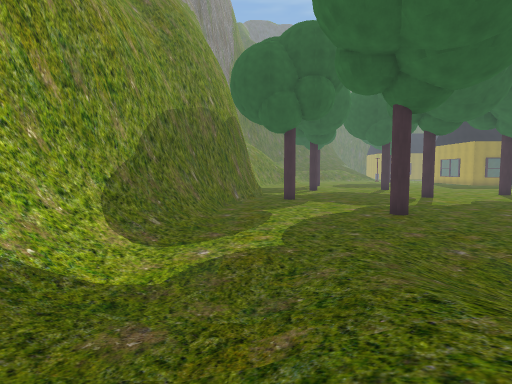
View 1 (above)

24 first-person views from a walk through a 3-D level made in the Unity game engine. The camera is 1.3 m above the floor, tilts 4° down and sees 80° across. The floor is counted in squares, 2 m on a side. Each view is taken from the middle of a square. On the plan, view 1 faces up. The plan holds only what a view shows up to about 10 squares ahead; the rest is blank. The place goes on beyond the plan. Some surface patterns are stand-ins.

View 2
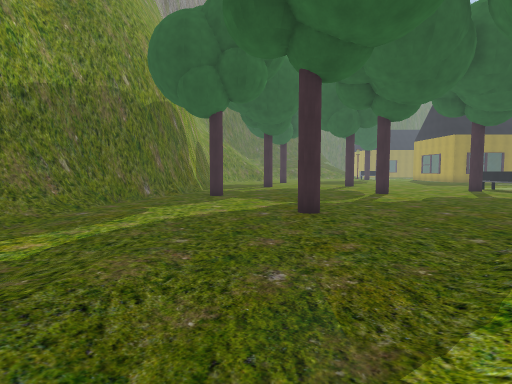

View 3
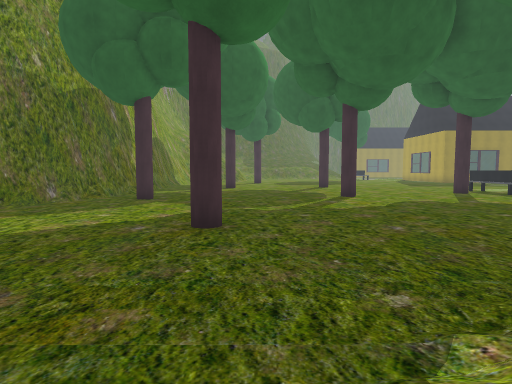

View 4
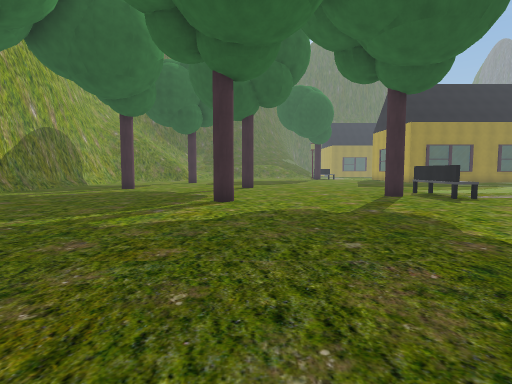

View 5
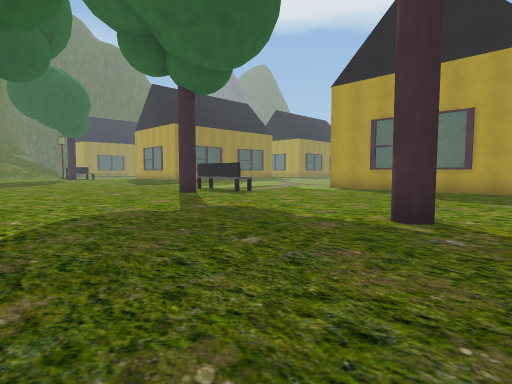

View 6
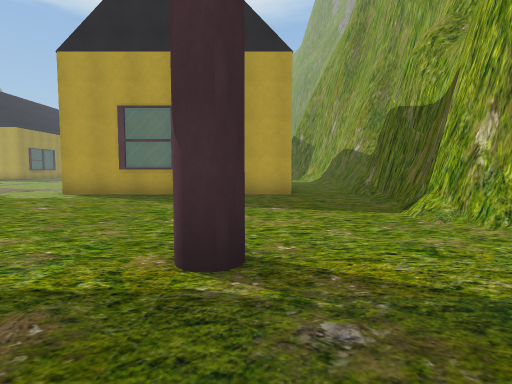

View 7
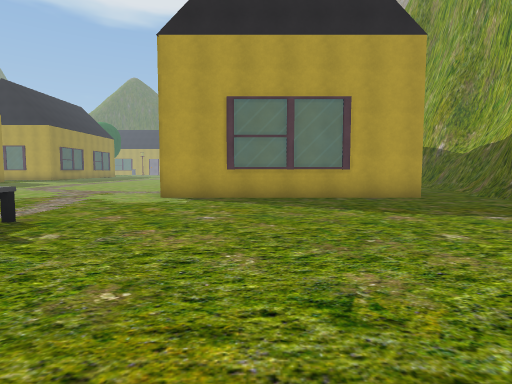

View 8
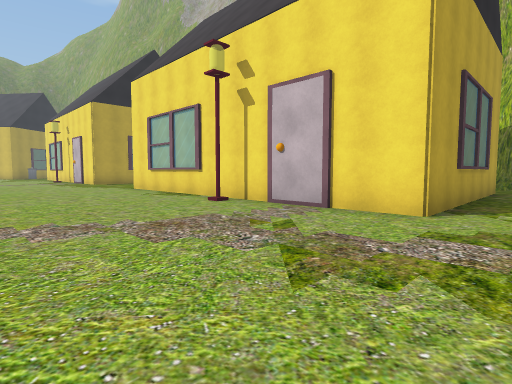

View 9
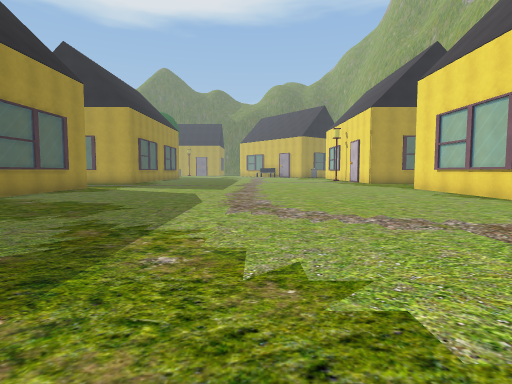

View 10
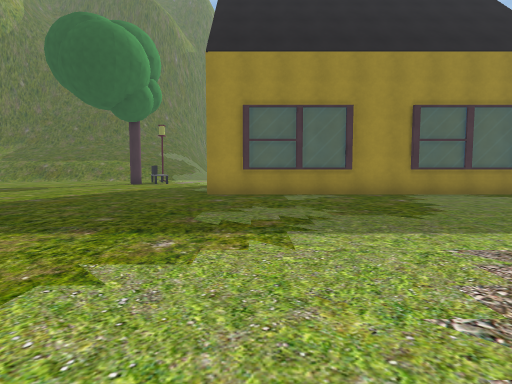

View 11
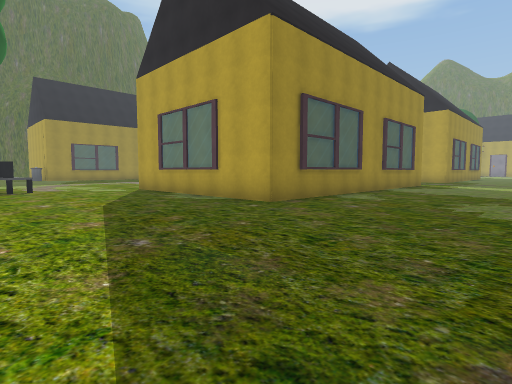

View 12
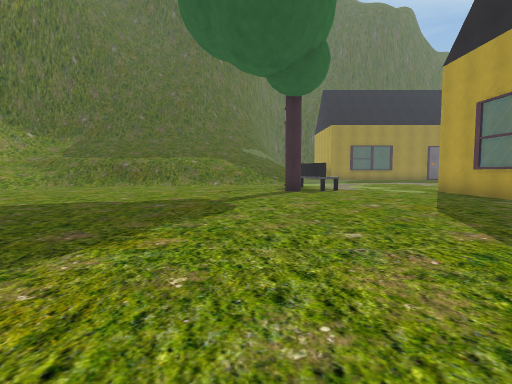

View 13
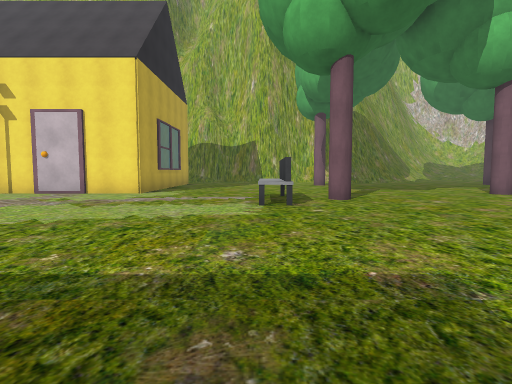

View 14
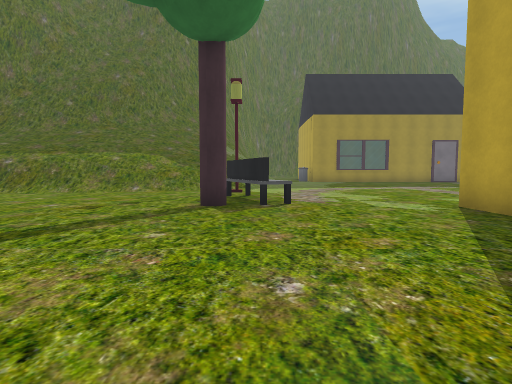

View 15
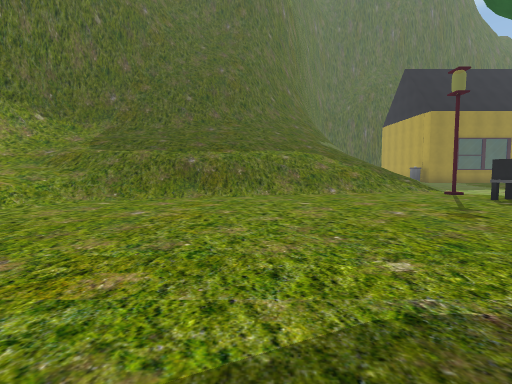

View 16
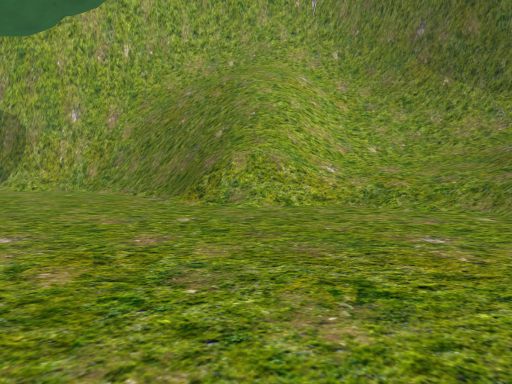

View 17
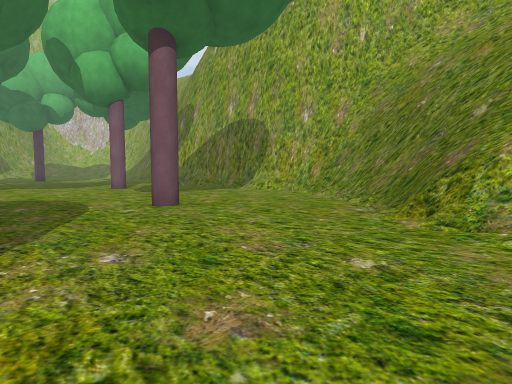

View 18
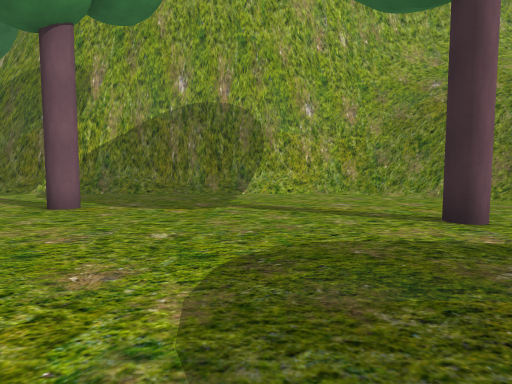

View 19
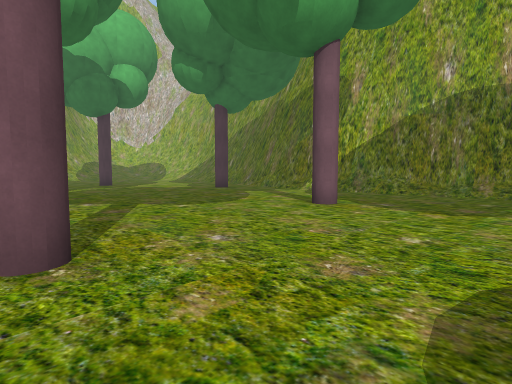

View 20
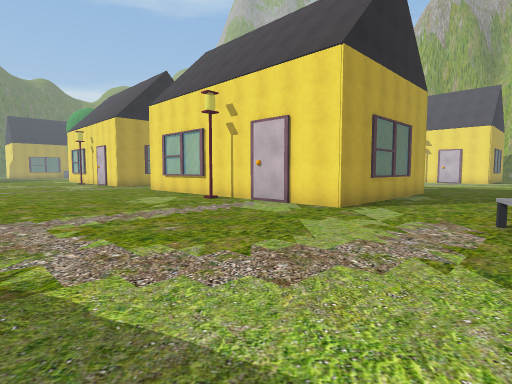

View 21
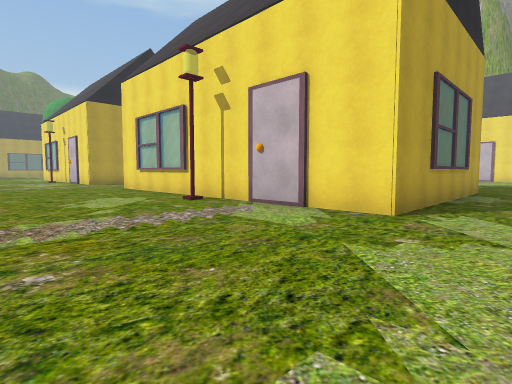

View 22
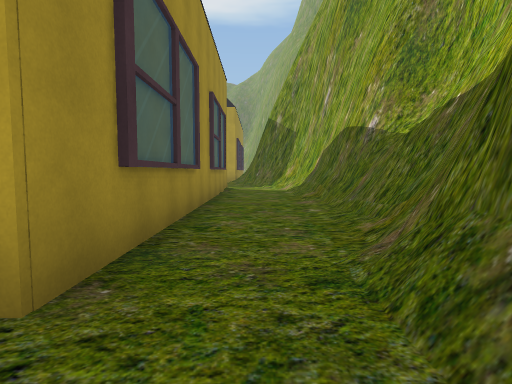

View 23
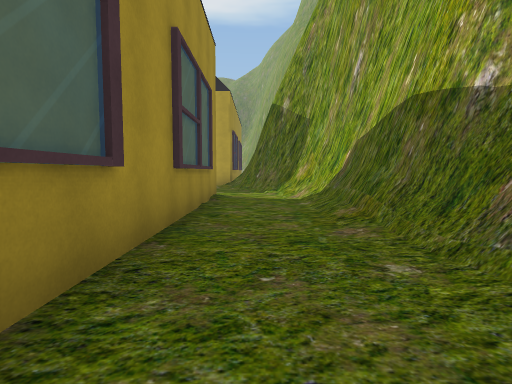

View 24
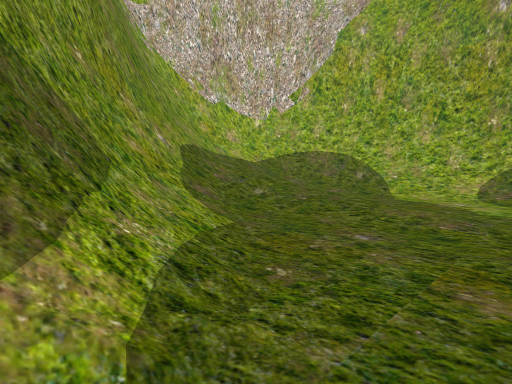

### Floor plan
Key: @ floor where view 1 was taken; # wall or solid block; . main floor; : floor 6.5 m higher than the main floor; + floor 6.75 m higher than the main floor; * floor 7 m higher than the main floor; % floor 7.75 m higher than the main floor; & floor 8.25 m higher than the main floor; / step, stairs or slope; = window, fence, low wall or low ledge; v drop or lower ground; T tree; B bench; H house; L lamp.
Columns run from 3 left of view 1 to 28 right of it. Each row starts with its distance up from view 1.
 39                   /......
 38     ##/////////////............
 37     #=////////////.............
 36    ##/////////...L..............
 35    #//////........B.............
 34    //////.........B.............
 33    =////.........TB.......L....
 32    +==/#..............HHHHHHHHH
 31   &*=//v..............HHHHHHHH
 30  #%+#=/=..............HH
 29  #=###=/..............H HHHHHH
 28  #: #=................HH      HH
 27  ####.................HHHHHHHHHH
 26    #....T... ..........HHH..HHH
 25    #.......   .................
 24    #........   ................
 23    #.........   ...............
 22    #.........    ..............
 21    #.........   ...............
 20    #...T....T. ................
 19    #...........................
 18    #............................
 17    #..............B.............
 16    #............T.B.............
 15    #..............B......L.....
 14   ##T......T..........HHHHHHHHH
 13   #...................HHHHHHHHH
 12  ##...................H       H
 11  #....................H
 10  #....................H
  9 ##.....T.......T......H
  8 ##....................HHHHHHHHHH
  7 #/.........//  .................
  6 #/........      #######........#
  5 #/..//..//            ##########
  4 #/..//.//#
  3 #///////##
  2 #///////##
  1 #//////##
  0 ##/@//##
 -1   ///##
 -2    /##
 -3    ##

Positions as (right, up) in squares from view 1, and headings:
1: (0, 0), facing up
2: (3, 2), facing up
3: (5, 4), facing up
4: (9, 7), facing up
5: (8, 8), facing up-right
6: (10, 9), facing right
7: (11, 12), facing right
8: (17, 19), facing down-right
9: (17, 20), facing right
10: (20, 18), facing up
11: (14, 22), facing up-right
12: (13, 23), facing up
13: (15, 23), facing down
14: (15, 27), facing up
15: (9, 28), facing up
16: (10, 31), facing left
17: (8, 31), facing down-left
18: (9, 23), facing left
19: (9, 23), facing down-left
20: (15, 39), facing down-right
21: (17, 37), facing down-right
22: (17, 7), facing right
23: (20, 7), facing right
24: (6, 6), facing down-left
